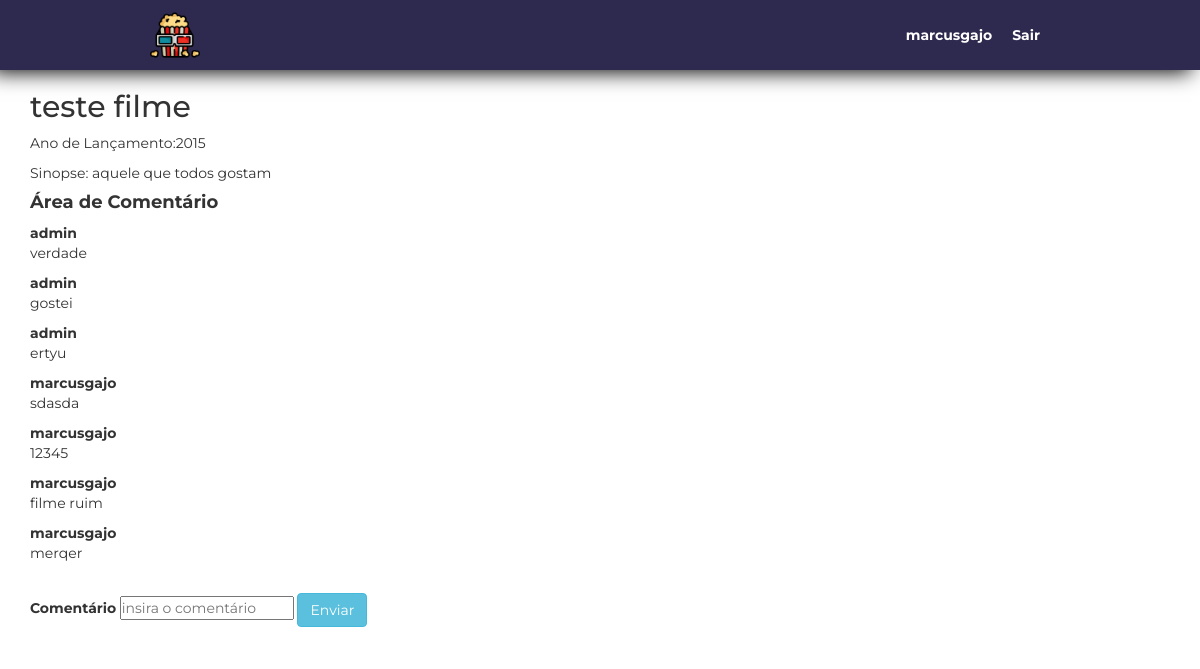
The app's page /index.php?id_filme=1 (signed in) with its own data.
### tables this page shows
CREATE TABLE filme (
            id INTEGER PRIMARY KEY AUTOINCREMENT, 
            titulo VARCHAR (200) NOT NULL,
            ano VARCHAR (120) NOT NULL,
            sinopse VARCHAR (500));

CREATE TABLE usuario (
            id INTEGER PRIMARY KEY AUTOINCREMENT, 
            nome VARCHAR (200) NOT NULL,
            email VARCHAR (120) NOT NULL,
            senha VARCHAR (16) NOT NULL);

### index.php (the view, shortened to what this page needs)
<?php
require('conecxaoBD.php');
?>
<!DOCTYPE html>
<html lang="pt-br">
<head>
    <link rel="stylesheet" href="https://maxcdn.bootstrapcdn.com/bootstrap/3.3.6/css/bootstrap.min.css" />
    <link rel="stylesheet" href="style.css">
</head>
<body>
    <header>
        <div class="menu">
            <div id="logo">
                <a href="index.php"><img src="img/pipoca.png" alt="Logo"></a>
            </div>
            <?php
            if (!isset($_SESSION['id'])) {
            ?>
                <nav>
                    <a href="entrar.php">Entrar</a>
                    <a href="cadastro.php">Cadastrar-se</a>
                </nav>
            <?php
            } else {
            ?>
                <nav>
                    <a><?php echo $_SESSION['nome'] ?></a>
                    <a id="sair" href="sair.php">Sair</a>
                </nav>
            <?php
            }
            ?>
        </div>
    </header>
    <main>
        <section>
            <?php if (!isset($_GET['id_filme'])) { ?>
                <h1 style="text-align: center;
                margin-top: 40px;">Críticas de Filmes</h1>
                <div class="lista_filmes">
                    <?php
                    $filme = $database->query("SELECT id, titulo  FROM filme;");
                    while ($linha = $filme->fetch()) {
                    ?>
                        <form action="index.php" method="get">
                            <button class="link_filme" type="submit" name="id_filme" value="<?php echo $linha['id']; ?>">
                                    <?php echo $linha['titulo']; ?>
                            </button>
                        </form>
                    <?php
                    }
                    ?>
                </div>
            <?php
            } else if (!isset($_SESSION['id'])) {
                header("Location: entrar.php");
            } else {
                $id_filme = $_GET['id_filme'];
                $info_filme = $database->query("SELECT * FROM filme WHERE id = '$id_filme';");
                $comentario = $database->query("SELECT nome, comentario FROM filme f
                                                INNER JOIN comentario c
                                                on f.id = c.id_filme
                                                INNER JOIN usuario u
                                                on u.id = c.id_usuario
                                                WHERE f.id = '$id_filme';");
                $filme = $info_filme->fetch();
            ?>
                <div class="container">
                    <h2  align="left"><?php echo $filme['titulo']; ?></h2>
                    <p>Ano de Lançamento:<?php echo $filme['ano']; ?></p>
                    <p>Sinopse: <?php echo $filme['sinopse']; ?></p>
                    <h4><b>Área de Comentário</b></h3>
                    <?php
                    while ($linha = $comentario->fetch()) {
                    ?>
                        <div>
                            <b><?php echo $linha['nome']; ?></b>
                            <p>
                                <?php echo $linha['comentario']; ?>
                            </p>
                        </div>
                    <?php
                    }
                    ?>
                    <br>
                    <div class="form-group">
                        <form action="" method="post">
                            <label for="comentario">Comentário</label>
                            <input type="text" name="comentario" placeholder="insira o comentário">
                            <button type="submit" class="btn btn-info">Enviar</button>
                        </form>
                    </div>
                </div>
            <?php
            }
            ?>
        </section>
    </main>
</body>
</html>

### style.css (style rules this page uses)
* { margin: 0px; padding: 0px; }
body { margin: 0 auto; font-family: 'Montserrat', sans-serif; background-color: #fff; }
header { box-shadow: -9px 2px 20px 0px black; padding: 10px; background-color: #2E294E; }
img { max-width: 100%; display: block; }
a { text-decoration: none; color: #000; }
.menu { max-width: 900px; margin: 0 auto; display: flex; flex-wrap: wrap; justify-content: space-between; align-items: center; }
.menu>nav { display: flex; align-items: center; }
.menu>nav>a { font-weight: 700; padding: 10px; color: #fff; }
#logo { max-width: 50px; }

### records on screen
filme: titulo "teste filme", ano "2015", sinopse "aquele que todos gostam"
usuario: nome "admin", comentario "verdade", comentario "gostei", comentario "ertyu"
usuario: nome "marcusgajo", comentario "sdasda", comentario "12345", comentario "filme ruim", comentario "merqer"

### other values on screen
$_SESSION['nome'] "marcusgajo"
